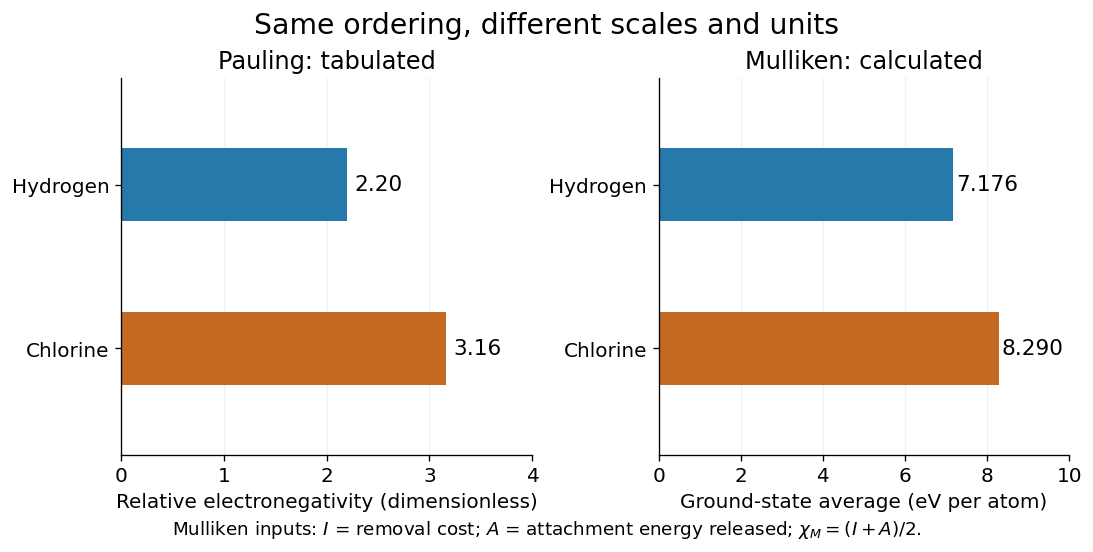

The Python source for this figure:
"""RSC Pauling values and calculated ground-state Mulliken values; Python 3.14.

Run from _media; writes its own basename to the current working directory.
Source: https://periodic-table.rsc.org/element/{1/hydrogen,17/chlorine}
"""
from pathlib import Path
import matplotlib.pyplot as plt
import numpy as np

PAULING = np.array([2.20, 3.16])
IONIZATION = np.array([1312.05, 1251.186])  # kJ/mol
AFFINITY = np.array([72.769, 348.575])  # positive energy released, kJ/mol
EV_TO_KJ_MOL = 1.602176634e-19 * 6.02214076e23 / 1000
MULLIKEN = (IONIZATION + AFFINITY) / 2 / EV_TO_KJ_MOL


def main():
    assert np.isclose(PAULING[1] - PAULING[0], 0.96)
    np.testing.assert_allclose(MULLIKEN, [7.176325, 8.290178], atol=0.00001)
    plt.rcParams.update({'font.size': 12, 'figure.facecolor': 'white', 'axes.facecolor': 'white'})
    fig, axes = plt.subplots(1, 2, figsize=(9, 4.25), layout='constrained')
    for ax, vals, title, label, xmax in zip(axes, [PAULING, MULLIKEN],
            ['Pauling: tabulated', 'Mulliken: calculated'],
            ['Relative electronegativity (dimensionless)', 'Ground-state average (eV per atom)'], [4, 10]):
        ax.barh([1, 0], vals, color=['#2679ab', '#c36922'], height=.45)
        ax.set(yticks=[1, 0], yticklabels=['Hydrogen', 'Chlorine'], xlim=(0, xmax), ylim=(-.65, 1.65), xlabel=label, title=title)
        for y, val in zip([1, 0], vals):
            ax.text(val + .07, y, f'{val:.2f}' if xmax == 4 else f'{val:.3f}', va='center', fontsize=13)
        ax.spines[['top', 'right']].set_visible(False)
        ax.grid(axis='x', alpha=.18)
        ax.set_axisbelow(True)
    fig.suptitle('Same ordering, different scales and units', fontsize=17)
    fig.text(.5, -.035, r'Mulliken inputs: $I$ = removal cost; $A$ = attachment energy released; $\chi_M=(I+A)/2$.', ha='center', fontsize=11)
    fig.savefig(Path.cwd() / (Path(__file__).stem + '.png'), dpi=120, facecolor='white', bbox_inches='tight')
    plt.close(fig)


if __name__ == '__main__':
    main()
